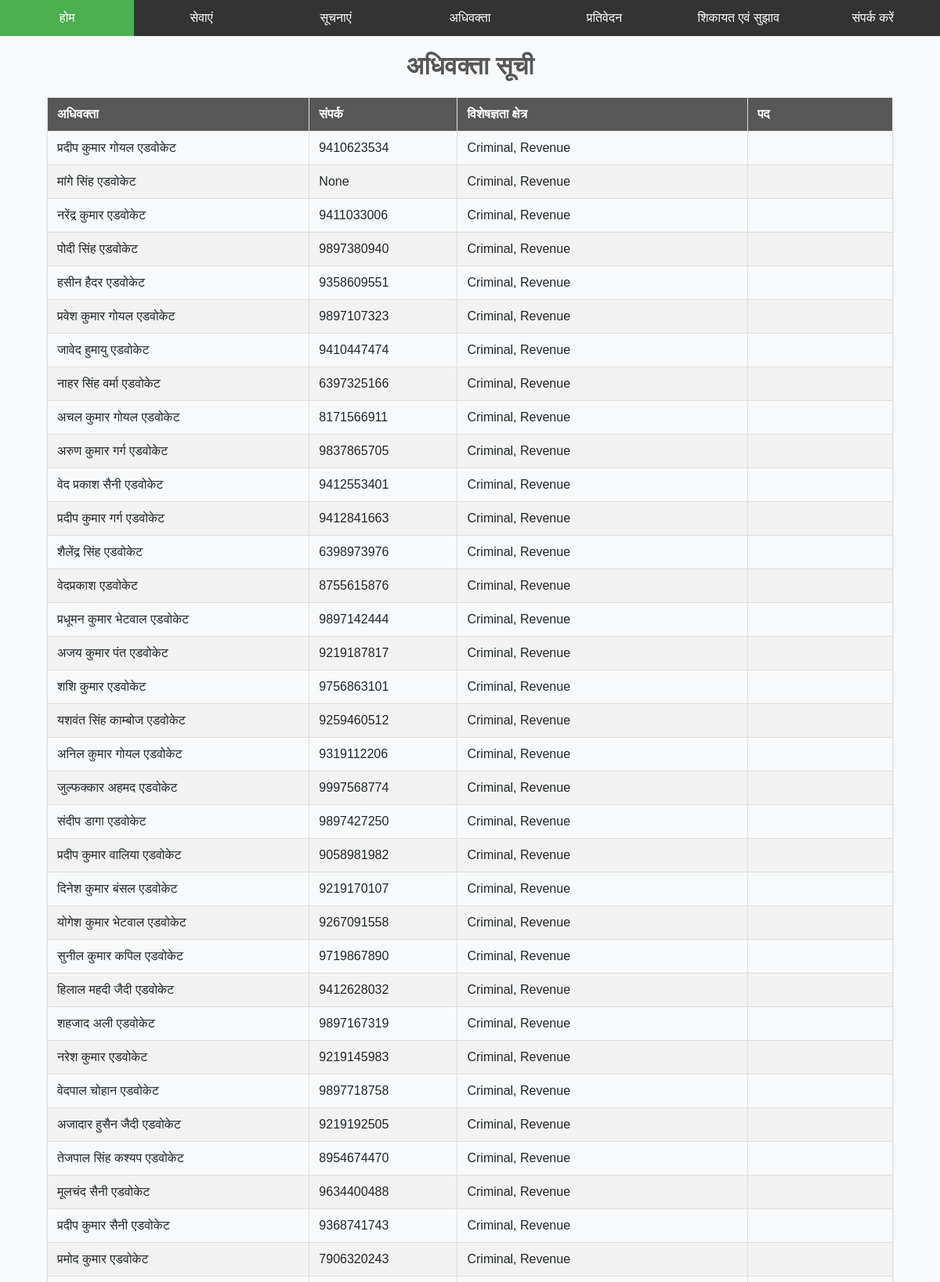
Screenshot of /advocates/ (upper part) with the database file from the repository.
### advocates/models.py (models this page shows, shortened)
class Advocate(models.Model):
    name = models.CharField(max_length=100)
    email = models.EmailField(default=None, blank=True, null=True)
    phone = models.CharField(max_length=15, default=None, blank=True, null=True)
    address = models.TextField(default=None, blank=True, null=True)
    city = models.CharField(max_length=50, default=None, blank=True, null=True)
    state = models.CharField(max_length=50, default=None, blank=True, null=True)
    country = models.CharField(max_length=50, default=None, blank=True, null=True)
    zip = models.CharField(max_length=10, default=None, blank=True, null=True)
    firm = models.CharField(max_length=100, default=None, blank=True, null=True)
    practicing_since = models.DateTimeField(auto_now_add=True)
    practice_areas = models.ManyToManyField(Area)
    registration_number = models.CharField(max_length=50, default=None, blank=True, null=True)
    aibe_number = models.CharField(max_length=50, default=None, blank=True, null=True)
    languages = models.ManyToManyField(Language)
    profile_image = models.ImageField(upload_to='advocates/profile_images/', default=None, blank=True, null=True)
    created_at = models.DateTimeField(auto_now_add=True)
    updated_at = models.DateTimeField(auto_now=True)
    @property
    def roles(self):
        return AdvocateRole.objects.filter(advocate=self)

class Area(models.Model):
    name = models.CharField(max_length=100)
    description = models.TextField()

### advocates/views.py (the view)
# urls.py: path("", views.list_advocates, name="list_advocates"),
def list_advocates(request):
    advocates = Advocate.objects.all().order_by('advocaterole__appointed_on')
    return render(request, 'list_advocates.html', context={"advocates": advocates})

### advocates/templates/list_advocates.html (shortened to what this page needs)
    {% extends "base.html" %}
    {% block content %}
    <h1>अधिवक्ता सूची</h1>
    <table id="advocatesTable">
        <thead>
            <tr>
                <th onclick="sortTable(0)">अधिवक्ता</th>
                <th onclick="sortTable(1)">संपर्क</th>
                <th onclick="sortTable(2)">विशेषज्ञता क्षेत्र</th>
                <th onclick="sortTable(3)">पद</th>
            </tr>
        </thead>
        <tbody>
            {% for advocate in advocates %}
            <tr>
                <td>{{ advocate.name }}</td>
                <td>{{ advocate.phone }}</td>
                <td>
                    {% for area in advocate.practice_areas.all %}
                        {{ area.name }}{% if not forloop.last %}, {% endif %}
                    {% endfor %}
                </td>
                <td>
                </td>
            </tr>
            {% endfor %}
        </tbody>
    </table>
    {% endblock content %}

### dashboard/templates/base.html (style rules this page uses)
body { font-family: Arial, sans-serif; background-color: #f4f4f4; margin: 0; padding: 0; }

### advocates/templates/list_advocates.html (style rules this page uses)
body { font-family: 'Arial', sans-serif; background-color: #f8f9fa; color: #212529; margin: 0; padding: 0; }
h1 { text-align: center; color: #575757; margin-top: 20px; }
table { width: 90%; margin: 20px auto; border-collapse: collapse; box-shadow: 0 2px 3px rgba(0, 0, 0, 0.1); }
th, td { border: 1px solid #ddd; padding: 12px; }
th { background-color: #575757; color: white; text-align: left; }
tr:nth-child(even) { background-color: #f2f2f2; }

### rows the page displays
Advocate: name "प्रदीप कुमार गोयल एडवोकेट", phone "9410623534"
Area: name "Criminal"
Area: name "Revenue"
Advocate: name "मांगे सिंह एडवोकेट", phone "None"
Advocate: name "नरेंद्र कुमार एडवोकेट", phone "9411033006"
Advocate: name "पोदी सिंह एडवोकेट", phone "9897380940"
Advocate: name "हसीन हैदर एडवोकेट", phone "9358609551"
Advocate: name "प्रवेश कुमार गोयल एडवोकेट", phone "9897107323"
Advocate: name "जावेद हुमायु एडवोकेट", phone "9410447474"
Advocate: name "नाहर सिंह वर्मा एडवोकेट", phone "6397325166"
Advocate: name "अचल कुमार गोयल एडवोकेट", phone "8171566911"
Advocate: name "अरुण कुमार गर्ग एडवोकेट", phone "9837865705"
Advocate: name "वेद प्रकाश सैनी एडवोकेट", phone "9412553401"
Advocate: name "प्रदीप कुमार गर्ग एडवोकेट", phone "9412841663"
Advocate: name "शैलेंद्र सिंह एडवोकेट", phone "6398973976"
Advocate: name "वेदप्रकाश एडवोकेट", phone "8755615876"
Advocate: name "प्रधूमन कुमार भेटवाल एडवोकेट", phone "9897142444"
Advocate: name "अजय कुमार पंत एडवोकेट", phone "9219187817"
Advocate: name "शशि कुमार एडवोकेट", phone "9756863101"
Advocate: name "यशवंत सिंह काम्बोज एडवोकेट", phone "9259460512"
Advocate: name "अनिल कुमार गोयल एडवोकेट", phone "9319112206"
Advocate: name "जुल्फक्कार अहमद एडवोकेट", phone "9997568774"
Advocate: name "संदीप डागा एडवोकेट", phone "9897427250"
Advocate: name "प्रदीप कुमार वालिया एडवोकेट", phone "9058981982"
Advocate: name "दिनेश कुमार बंसल एडवोकेट", phone "9219170107"
Advocate: name "योगेश कुमार भेटवाल एडवोकेट", phone "9267091558"
Advocate: name "सुनील कुमार कपिल एडवोकेट", phone "9719867890"
Advocate: name "हिलाल महदी जैदी एडवोकेट", phone "9412628032"
Advocate: name "शहजाद अली एडवोकेट", phone "9897167319"
Advocate: name "नरेश कुमार एडवोकेट", phone "9219145983"
Advocate: name "वेदपाल चोहान एडवोकेट", phone "9897718758"
Advocate: name "अजादार हुसैन जैदी एडवोकेट", phone "9219192505"
Advocate: name "तेजपाल सिंह कश्यप एडवोकेट", phone "8954674470"
Advocate: name "मूलचंद सैनी एडवोकेट", phone "9634400488"
Advocate: name "प्रदीप कुमार सैनी एडवोकेट", phone "9368741743"
Advocate: name "प्रमोद कुमार एडवोकेट", phone "7906320243"
